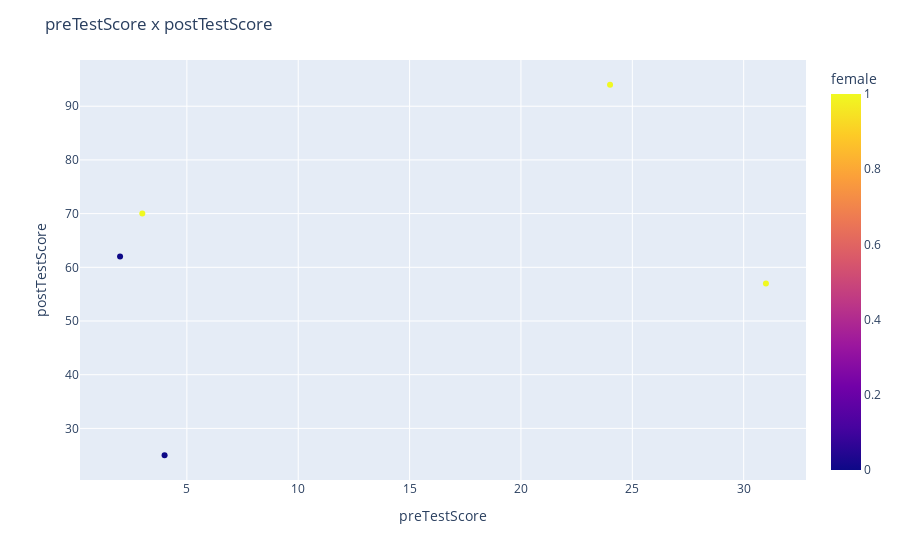

Here is the notebook cell this chart was saved with:
### Markdown cell above
### Step 4. Create a Scatterplot of preTestScore and postTestScore.
### This time the size should be 4.5 times the postTestScore and the color determined by sex

### Code cell
fig = px.scatter(df,
                 x='preTestScore',
                 y='postTestScore',
                 color='female')
fig.update_layout(title='preTestScore x postTestScore')

fig.show()

### Figure 1 — Plotly figure (JSON) as saved in the notebook; plotly's stock layout.template omitted (floating-point values rounded to 4 significant figures)
{"data": [{"hovertemplate": "preTestScore=%{x}<br>postTestScore=%{y}<br>female=%{marker.color}<extra></extra>", "legendgroup": "", "marker": {"color": [0, 1, 1, 0, 1], "coloraxis": "coloraxis", "symbol": "circle"}, "mode": "markers", "name": "", "orientation": "v", "showlegend": false, "type": "scatter", "x": [4, 24, 31, 2, 3], "xaxis": "x", "y": [25, 94, 57, 62, 70], "yaxis": "y"}], "layout": {"coloraxis": {"colorbar": {"title": {"text": "female"}}, "colorscale": [[0, "#0d0887"], [0.1111, "#46039f"], [0.2222, "#7201a8"], [0.3333, "#9c179e"], [0.4444, "#bd3786"], [0.5556, "#d8576b"], [0.6667, "#ed7953"], [0.7778, "#fb9f3a"], [0.8889, "#fdca26"], [1, "#f0f921"]]}, "legend": {"tracegroupgap": 0}, "margin": {"t": 60}, "title": {"text": "preTestScore x postTestScore"}, "xaxis": {"anchor": "y", "domain": [0, 1], "title": {"text": "preTestScore"}}, "yaxis": {"anchor": "x", "domain": [0, 1], "title": {"text": "postTestScore"}}}}
